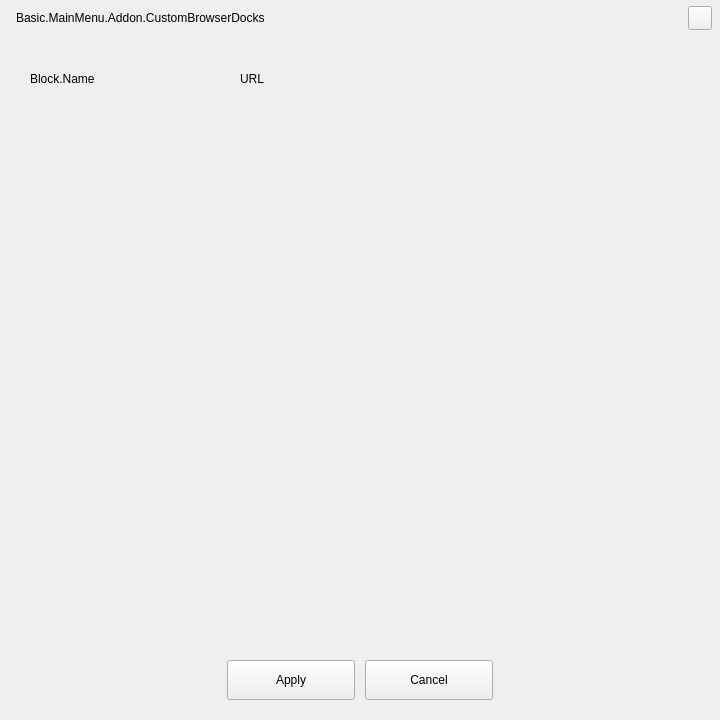
<?xml version="1.0" encoding="UTF-8"?>
<ui version="4.0">
 <class>AFQCustomBrowserCollection</class>
 <widget class="QWidget" name="AFQCustomBrowserCollection">
  <property name="geometry">
   <rect>
    <x>0</x>
    <y>0</y>
    <width>720</width>
    <height>720</height>
   </rect>
  </property>
  <property name="minimumSize">
   <size>
    <width>620</width>
    <height>720</height>
   </size>
  </property>
  <property name="windowTitle">
   <string>Form</string>
  </property>
  <layout class="QVBoxLayout" name="verticalLayout">
   <property name="spacing">
    <number>0</number>
   </property>
   <property name="leftMargin">
    <number>0</number>
   </property>
   <property name="topMargin">
    <number>0</number>
   </property>
   <property name="rightMargin">
    <number>0</number>
   </property>
   <property name="bottomMargin">
    <number>0</number>
   </property>
   <item>
    <widget class="QWidget" name="widget_Top" native="true">
     <property name="minimumSize">
      <size>
       <width>0</width>
       <height>36</height>
      </size>
     </property>
     <property name="maximumSize">
      <size>
       <width>16777215</width>
       <height>36</height>
      </size>
     </property>
     <layout class="QHBoxLayout" name="horizontalLayout_4">
      <property name="spacing">
       <number>0</number>
      </property>
      <property name="leftMargin">
       <number>16</number>
      </property>
      <property name="topMargin">
       <number>6</number>
      </property>
      <property name="rightMargin">
       <number>8</number>
      </property>
      <property name="bottomMargin">
       <number>6</number>
      </property>
      <item>
       <widget class="QLabel" name="label_Title">
        <property name="text">
         <string>Basic.MainMenu.Addon.CustomBrowserDocks</string>
        </property>
       </widget>
      </item>
      <item>
       <widget class="QPushButton" name="pushButton_Close">
        <property name="minimumSize">
         <size>
          <width>24</width>
          <height>24</height>
         </size>
        </property>
        <property name="maximumSize">
         <size>
          <width>24</width>
          <height>24</height>
         </size>
        </property>
        <property name="text">
         <string/>
        </property>
       </widget>
      </item>
     </layout>
    </widget>
   </item>
   <item>
    <widget class="QWidget" name="widget_Middle" native="true">
     <property name="minimumSize">
      <size>
       <width>0</width>
       <height>100</height>
      </size>
     </property>
     <layout class="QVBoxLayout" name="verticalLayout_3">
      <property name="spacing">
       <number>0</number>
      </property>
      <property name="leftMargin">
       <number>0</number>
      </property>
      <property name="topMargin">
       <number>0</number>
      </property>
      <property name="rightMargin">
       <number>0</number>
      </property>
      <property name="bottomMargin">
       <number>0</number>
      </property>
      <item>
       <widget class="QScrollArea" name="scrollArea">
        <property name="frameShape">
         <enum>QFrame::NoFrame</enum>
        </property>
        <property name="horizontalScrollBarPolicy">
         <enum>Qt::ScrollBarAlwaysOff</enum>
        </property>
        <property name="widgetResizable">
         <bool>true</bool>
        </property>
        <widget class="QWidget" name="scrollAreaWidgetContents">
         <property name="geometry">
          <rect>
           <x>0</x>
           <y>0</y>
           <width>720</width>
           <height>604</height>
          </rect>
         </property>
         <layout class="QVBoxLayout" name="verticalLayout_4">
          <property name="spacing">
           <number>0</number>
          </property>
          <property name="leftMargin">
           <number>0</number>
          </property>
          <property name="topMargin">
           <number>0</number>
          </property>
          <property name="rightMargin">
           <number>0</number>
          </property>
          <property name="bottomMargin">
           <number>30</number>
          </property>
          <item>
           <widget class="QWidget" name="widget_Contents" native="true">
            <layout class="QVBoxLayout" name="verticalLayout_2">
             <property name="spacing">
              <number>10</number>
             </property>
             <property name="leftMargin">
              <number>30</number>
             </property>
             <property name="topMargin">
              <number>23</number>
             </property>
             <property name="rightMargin">
              <number>30</number>
             </property>
             <property name="bottomMargin">
              <number>0</number>
             </property>
             <item>
              <widget class="QWidget" name="widget_Title" native="true">
               <property name="minimumSize">
                <size>
                 <width>0</width>
                 <height>40</height>
                </size>
               </property>
               <property name="maximumSize">
                <size>
                 <width>16777215</width>
                 <height>40</height>
                </size>
               </property>
               <layout class="QHBoxLayout" name="horizontalLayout">
                <property name="spacing">
                 <number>10</number>
                </property>
                <property name="leftMargin">
                 <number>0</number>
                </property>
                <property name="topMargin">
                 <number>0</number>
                </property>
                <property name="rightMargin">
                 <number>0</number>
                </property>
                <property name="bottomMargin">
                 <number>0</number>
                </property>
                <item>
                 <widget class="QLabel" name="label_Name">
                  <property name="minimumSize">
                   <size>
                    <width>200</width>
                    <height>0</height>
                   </size>
                  </property>
                  <property name="maximumSize">
                   <size>
                    <width>200</width>
                    <height>16777215</height>
                   </size>
                  </property>
                  <property name="text">
                   <string>Block.Name</string>
                  </property>
                 </widget>
                </item>
                <item>
                 <widget class="QLabel" name="label_URL">
                  <property name="text">
                   <string>URL</string>
                  </property>
                 </widget>
                </item>
               </layout>
              </widget>
             </item>
            </layout>
           </widget>
          </item>
          <item>
           <spacer name="verticalSpacer_2">
            <property name="orientation">
             <enum>Qt::Vertical</enum>
            </property>
            <property name="sizeHint" stdset="0">
             <size>
              <width>20</width>
              <height>40</height>
             </size>
            </property>
           </spacer>
          </item>
         </layout>
        </widget>
       </widget>
      </item>
     </layout>
    </widget>
   </item>
   <item>
    <widget class="QWidget" name="widget_Bottom" native="true">
     <property name="minimumSize">
      <size>
       <width>0</width>
       <height>80</height>
      </size>
     </property>
     <property name="maximumSize">
      <size>
       <width>16777215</width>
       <height>80</height>
      </size>
     </property>
     <layout class="QHBoxLayout" name="horizontalLayout_2">
      <property name="spacing">
       <number>10</number>
      </property>
      <property name="leftMargin">
       <number>0</number>
      </property>
      <property name="topMargin">
       <number>0</number>
      </property>
      <property name="rightMargin">
       <number>0</number>
      </property>
      <property name="bottomMargin">
       <number>0</number>
      </property>
      <item>
       <spacer name="horizontalSpacer">
        <property name="orientation">
         <enum>Qt::Horizontal</enum>
        </property>
        <property name="sizeHint" stdset="0">
         <size>
          <width>40</width>
          <height>20</height>
         </size>
        </property>
       </spacer>
      </item>
      <item>
       <widget class="QPushButton" name="pushButton_Apply">
        <property name="minimumSize">
         <size>
          <width>128</width>
          <height>40</height>
         </size>
        </property>
        <property name="maximumSize">
         <size>
          <width>128</width>
          <height>40</height>
         </size>
        </property>
        <property name="text">
         <string>Apply</string>
        </property>
       </widget>
      </item>
      <item>
       <widget class="QPushButton" name="pushButton_Cancel">
        <property name="minimumSize">
         <size>
          <width>128</width>
          <height>40</height>
         </size>
        </property>
        <property name="maximumSize">
         <size>
          <width>128</width>
          <height>40</height>
         </size>
        </property>
        <property name="text">
         <string>Cancel</string>
        </property>
       </widget>
      </item>
      <item>
       <spacer name="horizontalSpacer_2">
        <property name="orientation">
         <enum>Qt::Horizontal</enum>
        </property>
        <property name="sizeHint" stdset="0">
         <size>
          <width>40</width>
          <height>20</height>
         </size>
        </property>
       </spacer>
      </item>
     </layout>
    </widget>
   </item>
  </layout>
 </widget>
 <resources>
  <include location="aneta-main-resource.qrc"/>
 </resources>
 <connections/>
</ui>
